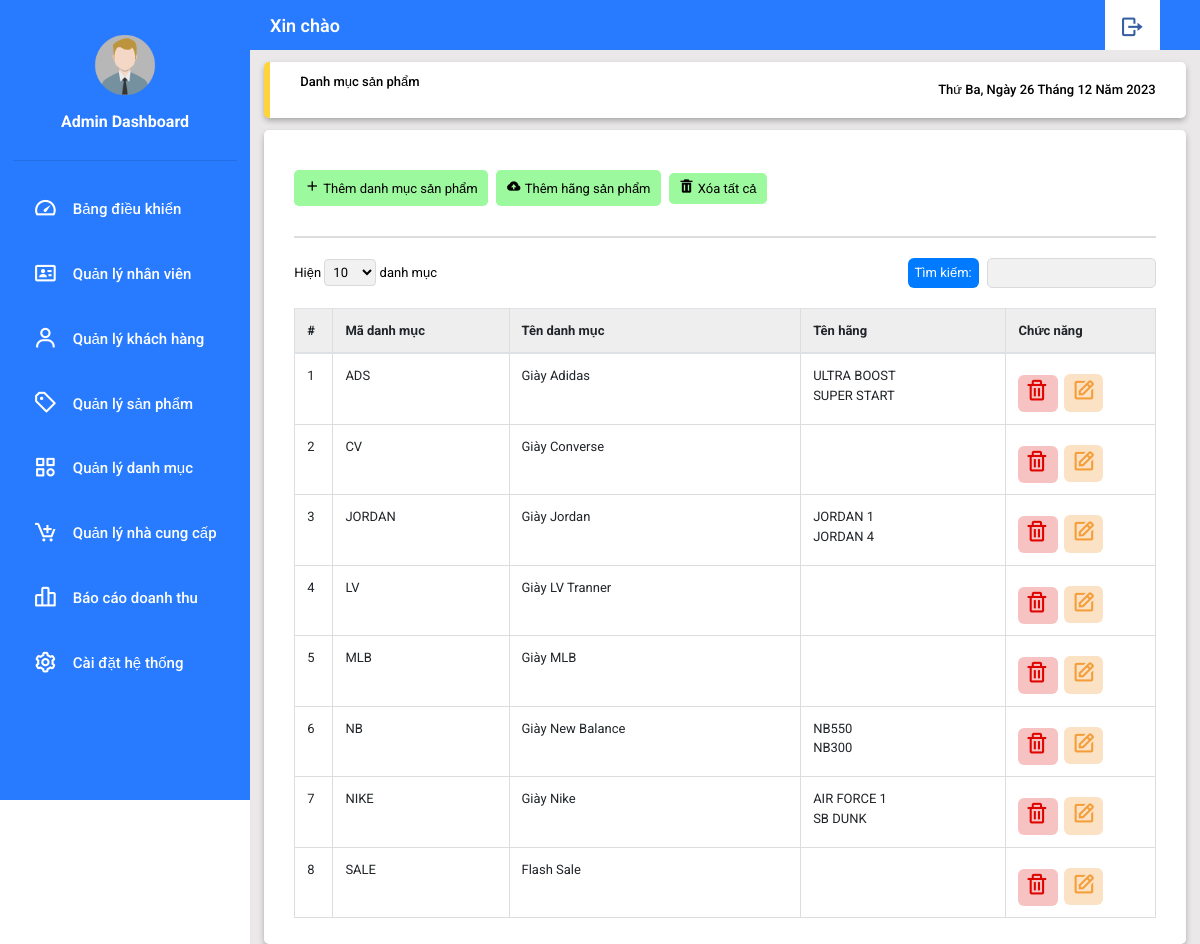
/mvc/View/default/manage-category.php, run on the app's committed database.
### tables this page shows
CREATE TABLE `category_product` (
  `id_category` varchar(20) NOT NULL,
  `name_category` varchar(50) DEFAULT NULL
);

CREATE TABLE `type_product` (
  `id_type` int(11) NOT NULL,
  `name_type` varchar(50) DEFAULT NULL,
  `id_category` varchar(20) DEFAULT NULL
);

### mvc/Model/CategoryModel.php (called while the page is built, shortened)
<?php
class CategoryModel {
    public static function getAllCategorys() {
        try {
            $conn = connectDB();
            $query = "SELECT id_category, name_category FROM category_product";
            $stmt = $conn->prepare($query);
            $stmt->execute();
            return $stmt->fetchAll(PDO::FETCH_ASSOC);
        } catch(PDOException $e) {
            return [];
        }
    }
    public static function getTypeByCategory($categoryId) {
            try {
                $conn = connectDB();
                $query = "SELECT * FROM type_product WHERE id_category = :categoryId";
                $stmt = $conn->prepare($query);
                $stmt->bindParam(':categoryId', $categoryId);
                $stmt->execute();
                return $stmt->fetchAll(PDO::FETCH_ASSOC);
            } catch (PDOException $e) {
                return [];
            }
    }
}
?>

### mvc/Controller/CategoryController.php (called while the page is built, shortened)
<?php
include_once(__DIR__ . '/../Model/CategoryModel.php');
class CategoryController {
    public function getAllCategorys() {
        $categoryModel = new CategoryModel();
        return $categoryModel->getAllCategorys();
    }
    public function getTypeByCategory($categoryId) {
        $categoryModel = new CategoryModel();
        return $categoryModel->getTypeByCategory($categoryId);
    }
}
?>

### mvc/View/default/manage-category.php (the view, shortened to what this page needs)
<?php
include_once('../../Controller/CategoryController.php');
?>
<!DOCTYPE html>
<html lang="en">
    <head>
        <link href='https://unpkg.com/boxicons@2.1.4/css/boxicons.min.css' rel='stylesheet'>
        <link href="../../assets/admin.css" rel="stylesheet">
        <link href="../../assets/modal.css" rel="stylesheet">
        <link rel="stylesheet" href="https://cdn.jsdelivr.net/npm/bootstrap@4.6.2/dist/css/bootstrap.min.css">
    </head>
    <body onload="displayCurrentTime()">
         <div class="wrapper">
            <?php include_once('../admin/slider_bar.php') ?>
            <div class="main">
                <header class="header">
                    <span>Xin chào <?php echo $_SESSION['login']['user']?></span>
                    <a href="../default/logOut.php" title="Log out">
                        <i class="bx bx-log-out bx-rotate-180 bx-sm"></i>
                    </a>
                </header>
                <div class="content">
                    <div class="title-content">
                        <ul class="list-select">
                                <a href="../default/product.php">Danh mục sản phẩm</a>
                        </ul>
                        <span id="current-time"></span>
                    </div>
                    <div class="main-content">
                        <div class="nav-main-content">
                            <div class="item-nav">
                                <button type="button" onclick="document.getElementById('addCategory').style.display='block'">
                                    <i class="bx bx-plus bx-xs"></i>
                                    <span>Thêm danh mục sản phẩm</span>
                                </button>
                            </div>
                            <div class="item-nav">
                                <button type="button" onclick="document.getElementById('addType').style.display='block'">
                                    <i class="bx bxs-cloud-upload bx-xs"></i>
                                    <span>Thêm hãng sản phẩm</span>
                                </button>
                            </div>
                            <div class="item-nav">
                                <a href="">
                                    <i class="bx bxs-trash bx-xs"></i>
                                    <span>Xóa tất cả</span>
                                </a>
                            </div>
                        </div>
                        <div class="list-product">
                            <div class="nav-product">
                                <div class="quantity-product">
                                    <span>Hiện
                                        <select style="background:rgb(241, 241, 241); border:1px solid rgb(218, 218, 218); border-radius:4px; padding: 4px 4px">
                                            <option value="10">10</option>
                                        </select>
                                        danh mục
                                    </span>
                                </div>
                                <div class="search-product">
                                    <button type="submit" name="submit" id="btn-search">Tìm kiếm: </button>
                                    <input type="search" name="search" id="search">
                                </div>
                            </div>
                            <div class="item-product">
                                <table class="table">
                                    <thead>
                                        <tr class="title-table">
                                            <th width="20">#</th>
                                            <th style="width: 151px;">Mã danh mục</th>
                                            <th style="width: 250px;">Tên danh mục</th>
                                            <th style="width: 176px;">Tên hãng</th>
                                            <th style="width: 128px;">Chức năng</th>
                                        </tr>
                                    </thead>
                                    <tbody>
                                        <?php
                                            $categoryController = new CategoryController();
                                            $categorys = $categoryController->getAllCategorys();
                                            $index = 1;
                                            foreach ($categorys as $category) {
                                                $categoryId = $category['id_category'];
                                                $categoryController = new CategoryController();
                                                $brands = $categoryController -> getTypeByCategory($categoryId);
                                        ?>
                                            <tr>
                                                <td><?php echo $index ?></td>
                                                <td> <?php echo $category['id_category'] ?> </td>
                                                <td> <?php echo $category['name_category'] ?> </td>
                                                <td>
                                                    <?php
                                                        foreach ($brands as $brand) {
                                                            echo $brand['name_type'] . "<br>";
                                                        }
                                                    ?>
                                                 </td>
                                                <td>
                                                    <a onclick="return confirm('Bạn có chắc chắn muốn xóa không?')" href="product.php?id=<?php echo $product['IdProduct']; ?>"
                                                     title="Xóa" id="btn-delete">
                                                        <i class="bx bx-trash bx-sm"></i>
                                                    </a>
                                                    <button  title="Sửa" id="btn-update" class="editbtn">
                                                        <i class="bx bx-edit bx-sm"></i>
                                                    </button>
                                                </td>
                                            </tr>
                                       <?php
                                            $index++;
                                        }
                                        ?>
                                    </tbody>
                                </table>
                            </div>
                        </div>
                    </div>
                </div>
        </div>
    </body>
</html>

### mvc/View/admin/slider_bar.php
<aside class="slider-bar">
    <div class="slider-bar__user">
        <img src="../../assets/img/logoadmin.png" alt="Admin">
        <strong>Admin Dashboard</strong>
    </div>
    <hr>
    <ul class="app-menu">
        <li>
            <a href="../layouts/dashboard.php" class="app-menu__item">
            <i class="bx bx-tachometer bx-sm"></i>
            <span>Bảng điều khiển</span>
            </a>
        </li>
        <li>
            <a href="#" class="app-menu__item">
            <i class="bx bx-id-card bx-sm"></i>
            <span>Quản lý nhân viên</span>
            </a>
        </li>
        <li>
            <a href="../default/Customer.php" class="app-menu__item">
            <i class="bx bx-user bx-sm"></i>
            <span>Quản lý khách hàng</span>
            </a>
        </li>
        <li>
            <a href="../default/product.php" class="app-menu__item">
            <i class="bx bx-purchase-tag-alt bx-sm"></i>
            <span>Quản lý sản phẩm</span>
            </a>
        </li>
        <li>
            <a href="../default/manage-category.php" class="app-menu__item">
            <i class="bx bx-category bx-sm"></i>
            <span>Quản lý danh mục</span>
            </a>
        </li>
        <li>
            <a href="" class="app-menu__item">
            <i class="bx bx-cart-add bx-sm"></i>
            <span>Quản lý nhà cung cấp</span>
            </a>
        </li>
        <li>
            <a href="" class="app-menu__item">
            <i class="bx bx-bar-chart-alt-2 bx-sm"></i>
            <span>Báo cáo doanh thu</span>
            </a>
        </li>
        <li>
            <a href="" class="app-menu__item">
            <i class="bx bx-cog bx-sm"></i>
            <span>Cài đặt hệ thống</span>
            </a>
        </li>
    </ul>
</aside>

### mvc/assets/admin.css (style rules this page uses)
* { padding: 0; margin: 0; box-sizing: border-box; scroll-behavior: smooth; text-decoration: none; font-family: 'Roboto', sans-serif; list-style: none; }
:root { --gray-bg: #f5f5f5; --white-bg: #fff; --text-color: #000; --sb-bg: #287bff; --gray-sb: #C6DEFD; --yellow-sb: rgb(255, 213, 61); }
.wrapper { display: flex; justify-content: space-between; width: 100%; height: 100%; position: relative; }
.main { display: flex; flex-direction: column; width: calc(100% - 250px); position: absolute; right: 0; background: #EAE8E8; }
.header { min-height: 50px; background: #287bff; width: 100%; position: relative; display: flex; align-items: center; }
.header a { position: absolute; right: 0; margin-right: 40px; padding: 13px 15px 8px; background: #fff; color: #365fa1; }
.header span { font-size: 18px; font-weight: 600; color: #fff; margin-left: 20px; }
.content { width: 100%; height: auto; display: flex; flex-direction: column; align-items: center; }
.title-content { max-width: 2150px; width: 97%; display: flex; justify-content: space-between; align-items: center; background: #fff; box-shadow: 0 3px 6px -4px rgba(0,0,0,.16), 0 3px 6px rgba(0,0,0,.23); padding: 10px 30px; border-radius: 0.375em; margin-top: 12px; border-left: 6px solid #FFD43B; font-size: 13px; color:#000; font-weight: 500; }
.title-content a { color: #000; font-weight: 500; }
.slider-bar { width: 250px; background: var(--sb-bg); overflow-x: hidden; overflow-y: scroll; position: fixed; top: 0; left: 0; padding: 20px 10px 0 10px; display: flex; flex-direction: column; align-items: center; text-align: center; height: 100vh; }
.slider-bar__user { display: flex; flex-direction: column; align-items: center; text-align: center; padding: 10px; color: #fff; }
.slider-bar__user img { width: 70px; height: 70px; object-fit: cover; margin-bottom: 10px; }
hr { margin: 10px 0; border: 0; border-top: 1px solid rgb(255 255 255 / 26%); width: 224px; height: 1px; }
.app-menu { display: flex; flex-direction: column; align-items: center; padding: 5px; }
.app-menu span { white-space: nowrap; font-size: 15px; font-weight: 500; color: #fff; margin-left: 1em; }
.app-menu__item i { color: #fff; }
.app-menu__item { display: flex; align-items: center; margin-bottom: 10px; padding: 15px 15px; border-radius: 0.375rem; min-width: 214px; }
.main-content { max-width: 2150px; width: 97%; display: flex; flex-direction: column; align-items: start; background: #fff; box-shadow: 0 3px 6px -4px rgba(0,0,0,.16), 0 3px 6px rgba(0,0,0,.23); padding: 10px 30px; border-radius: 0.375em; margin-top: 12px; font-size: 13px; color:#000; height: 100%; }
.nav-main-content { display: flex; justify-content: flex-start; align-items: center; width: 100%; margin-top: 30px; padding-bottom: 30px; border-bottom: 2px solid rgb(221, 221, 221); }
.item-nav a { color: #000; padding: 8px 10px; background: rgb(157, 249, 157); border-radius: 0.375em; margin-right: 8px; }
.item-nav button { color: #000; padding: 8px 10px; background: rgb(157, 249, 157); border-radius: 0.375em; margin-right: 8px; border: transparent; }
.list-select { display: flex; align-items: center; }
.list-product { display: flex; flex-direction: column; margin-top: 20px; width: 100%; }
.nav-product { display: flex; justify-content: space-between; align-items: center; }
.search-product { display: flex; justify-content: space-between; align-items: center; }
#search { background: rgb(241, 241, 241); border: 1px solid rgb(218, 218, 218); border-radius: 5px; padding: 4px 8px; outline: none; margin-left: 8px; }
.item-product { margin-top: 20px; width: 100%; }
.table { border: 1px solid rgb(222, 226, 230); width: 100%; }
thead { background: rgb(238, 238, 238); border-bottom: 2px solid rgb(222, 226, 230); }
td,th { border: 1px solid #dddddd; text-align: left; padding: 8px 4px; height: auto; }
#btn-delete { color: rgb(222, 4, 0); background: rgb(247, 195, 194); padding: 14px 6px 8px; border-radius: 6px; margin-right: 6px; margin-bottom: 4px; }
.editbtn { color: rgb(245, 157, 57); background: rgb(251, 226, 197); padding: 4px 6px; border-radius: 6px; border: 1px solid transparent; margin-top: 8px; }
#btn-search { padding: 4px 6px; background: #007bFF; color: #fff; border: 1px solid transparent; border-radius: 6px; }

### mvc/assets/modal.css (style rules this page uses)
hr { border: 1px solid #f1f1f1; }

### data on the page
category_product: id_category "ADS", name_category "Giày Adidas"
type_product: name_type "ULTRA BOOST"
type_product: name_type "SUPER START"
category_product: id_category "CV", name_category "Giày Converse"
category_product: id_category "JORDAN", name_category "Giày Jordan"
type_product: name_type "JORDAN 1"
type_product: name_type "JORDAN 4"
category_product: id_category "LV", name_category "Giày LV Tranner"
category_product: id_category "MLB", name_category "Giày MLB"
category_product: id_category "NB", name_category "Giày New Balance"
type_product: name_type "NB550"
type_product: name_type "NB300"
category_product: id_category "NIKE", name_category "Giày Nike"
type_product: name_type "AIR FORCE 1"
type_product: name_type "SB DUNK"
category_product: id_category "SALE", name_category "Flash Sale"
